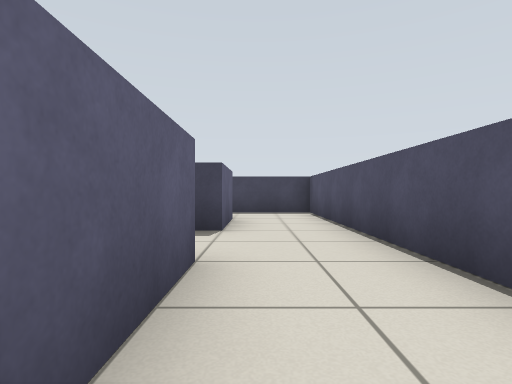
View 1 (above)

18 first-person views from a walk through a robot-simulator world made for Gazebo. The camera is 0.57 m above the floor, looks level and sees 80° across. The floor is counted in squares, 1 m on a side. Each view is taken from the middle of a square. On the plan, view 1 faces up. The plan holds only what a view shows up to about 9 squares ahead; the rest is blank. The robots in the file are not drawn.

View 2
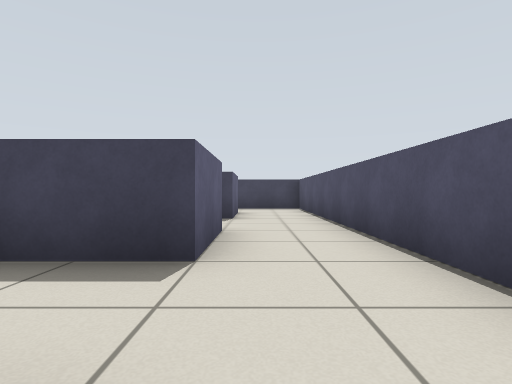

View 3
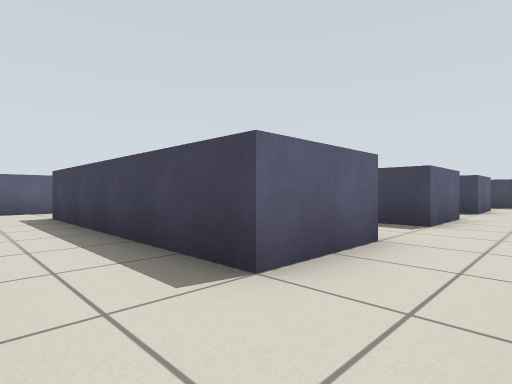

View 4
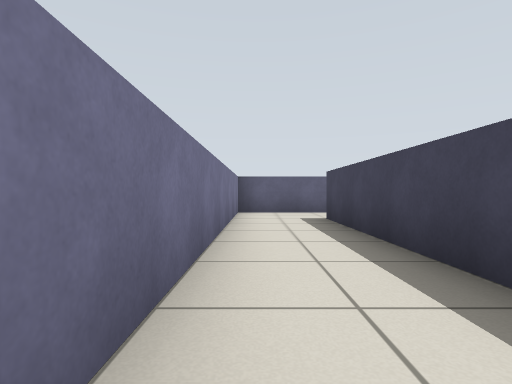

View 5
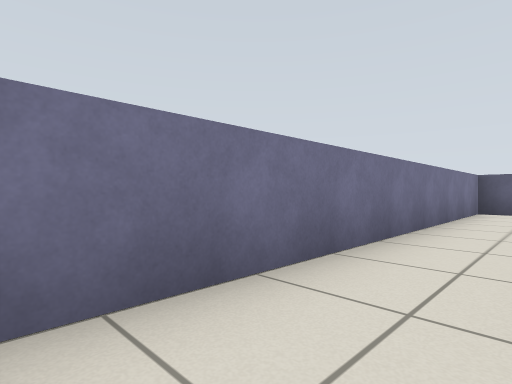

View 6
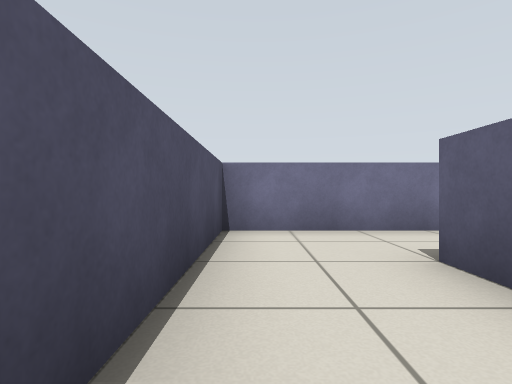

View 7
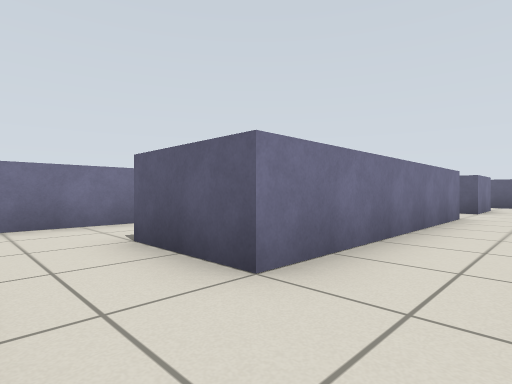

View 8
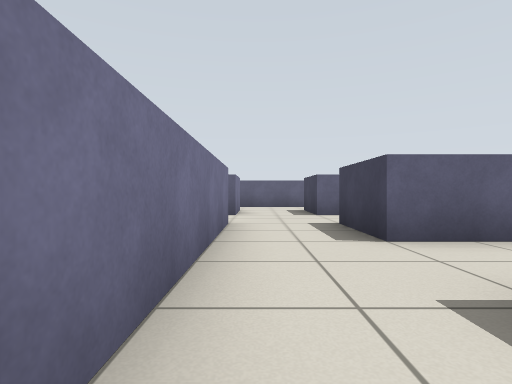

View 9
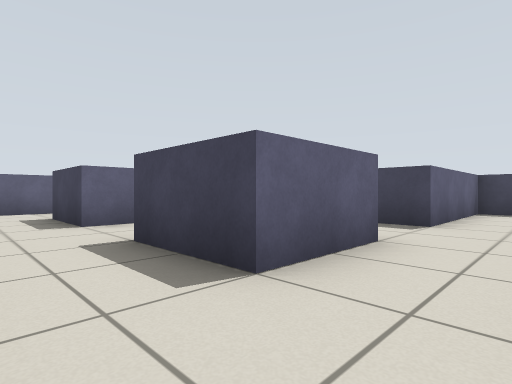

View 10
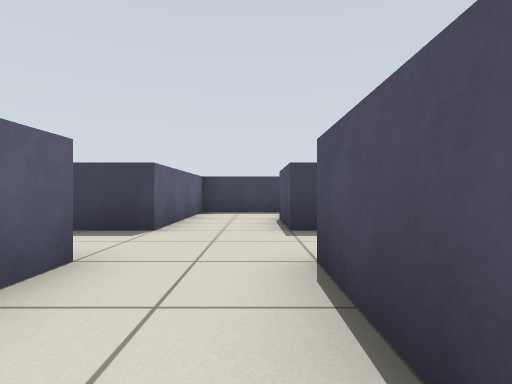

View 11
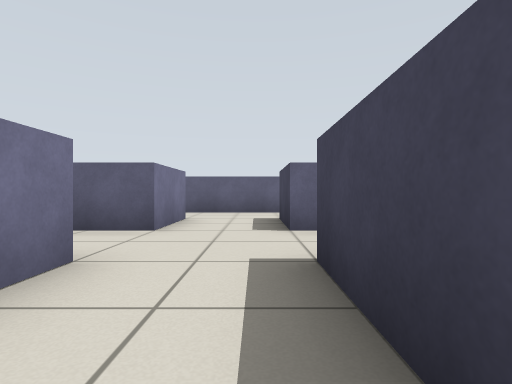

View 12
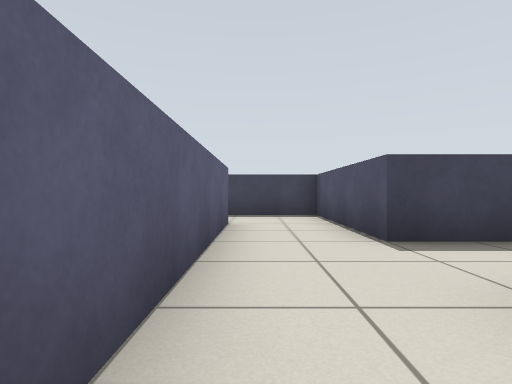

View 13
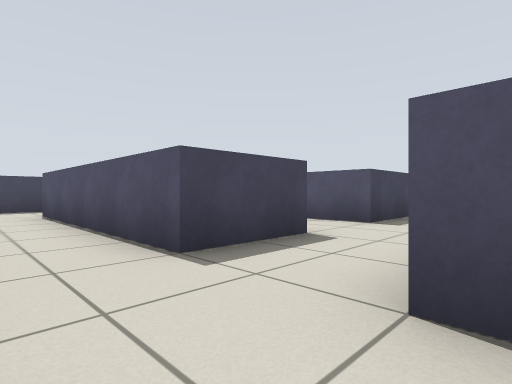

View 14
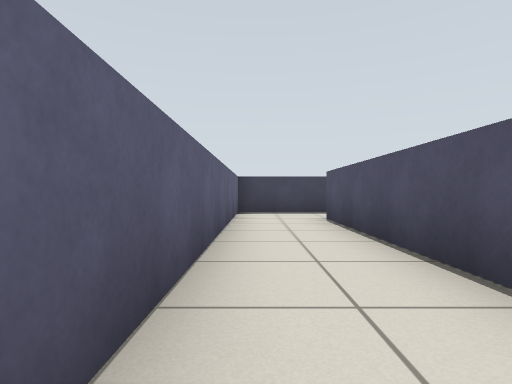

View 15
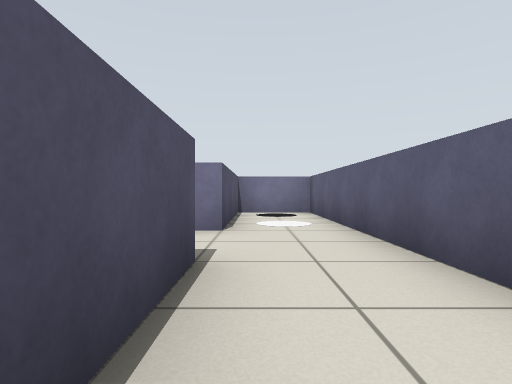

View 16
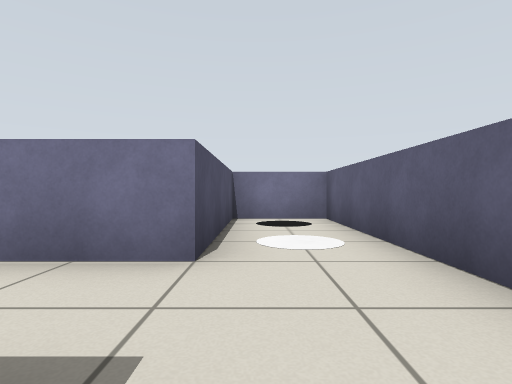

View 17
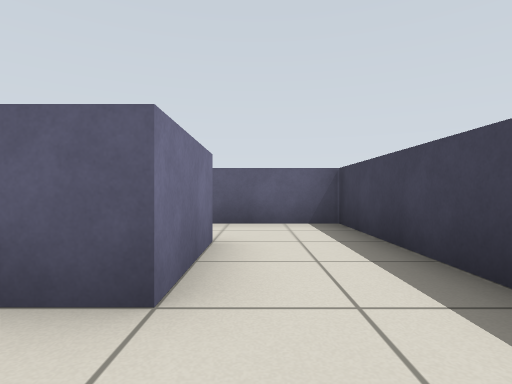

View 18
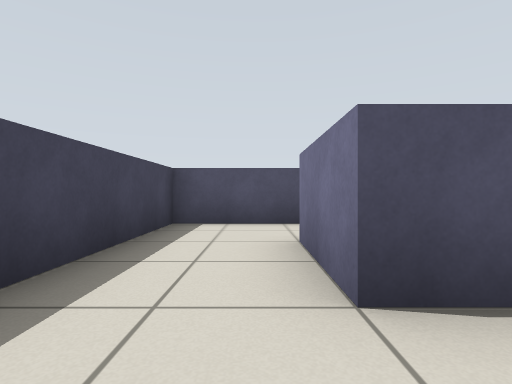

### Floor plan
Ten units are one square. View 1 is at (0, 0); x grows to the right and y downward. Boxes are objects, and circles mark ways between rooms. Rooms are numbered by the first view taken in them; rooms with no view inside come last. Other rooms are left out.
<svg viewBox="-130 -90 150 150">
<path fill="none" stroke="#000" d="M-5 -25 -5 -5M15 15 15 -25M-5 15 -5 35 -65 35M-85 15 -85 55 15 55 15 15M-25 -5 -25 -25M-45 15 -5 15M-5 -5 -21 -5M-45 -25 -45 -5M-5 -65 -5 -45M15 -25 15 -65M-65 15 -45 15M-45 -5 -65 -5 -65 -20M-85 -25 -85 -5M-85 -5 -105 -5 -105 -65 -85 -65M-85 -85 -125 -85 -125 55 -105 55 -105 15 -85 15M-65 -65 -65 -85 -85 -85M-25 -65 -5 -65M-5 -85 -45 -85 -45 -65M-65 -25 -45 -25M-45 -45 -65 -45 -65 -65M-85 -65 -85 -25M-25 -25 -18 -25M-5 -45 -25 -45 -25 -65M-45 -65 -45 -45M15 -65 15 -85 -5 -85"/>
<circle cx="5" cy="25" r="3" fill="#2a7"/>
<circle cx="-15" cy="5" r="3" fill="#2a7"/>
<circle cx="5" cy="-15" r="3" fill="#2a7"/>
<circle cx="-75" cy="25" r="3" fill="#2a7"/>
<circle cx="-55" cy="5" r="3" fill="#2a7"/>
<circle cx="-35" cy="-15" r="3" fill="#2a7"/>
<circle cx="-15" cy="-35" r="3" fill="#2a7"/>
<circle cx="5" cy="-55" r="3" fill="#2a7"/>
<circle cx="-95" cy="5" r="3" fill="#2a7"/>
<circle cx="-75" cy="-15" r="3" fill="#2a7"/>
<circle cx="-95" cy="-75" r="3" fill="#2a7"/>
<circle cx="-75" cy="-55" r="3" fill="#2a7"/>
<circle cx="-35" cy="-55" r="3" fill="#2a7"/>
<circle cx="-15" cy="-75" r="3" fill="#2a7"/>
<circle cx="-55" cy="-35" r="3" fill="#2a7"/>
<text x="0" y="-10">1</text>
<text x="-40" y="40">2</text>
<text x="-30" y="0">3</text>
<text x="0" y="-50">4</text>
<text x="-70" y="0">5</text>
<text x="-110" y="-20">6</text>
<text x="-80" y="-80">7</text>
<text x="-30" y="-80">8</text>
<text x="-70" y="-40">9</text>
<text x="-30" y="-40">10</text>
<text x="0" y="-80">11</text>
</svg>
Room 1 opens to room 2. Room 1 opens to room 3. Room 1 opens to room 4. Room 2 opens to room 5. Room 3 opens to room 5. Room 3 opens to room 10. Room 4 opens to room 10. Room 4 opens to room 11. Room 5 opens to room 6. Room 5 opens to room 9. Room 6 opens to room 7. Room 7 opens to room 9. Room 8 opens to room 10. Room 8 opens to room 11. Room 9 opens to room 10.

Where each view was taken, in squares from view 1:
view 1: 0 up, 0 right, facing up
view 2: 2 down, 0 right, facing up
view 3: 5 down, 1 right, facing up-left
view 4: 5 down, 0 right, facing left
view 5: 4 down, 1 right, facing down-left
view 6: 1 down, 1 right, facing down
view 7: 0 up, 1 right, facing down-left
view 8: 1 down, 1 left, facing left
view 9: 1 down, 3 left, facing up-left
view 10: 0 up, 3 left, facing up
view 11: 4 up, 0 right, facing left
view 12: 1 up, 8 left, facing up
view 13: 2 down, 12 left, facing up-right
view 14: 0 up, 12 left, facing up
view 15: 3 up, 11 left, facing down
view 16: 1 up, 11 left, facing down
view 17: 7 up, 7 left, facing left
view 18: 7 up, 4 left, facing right
